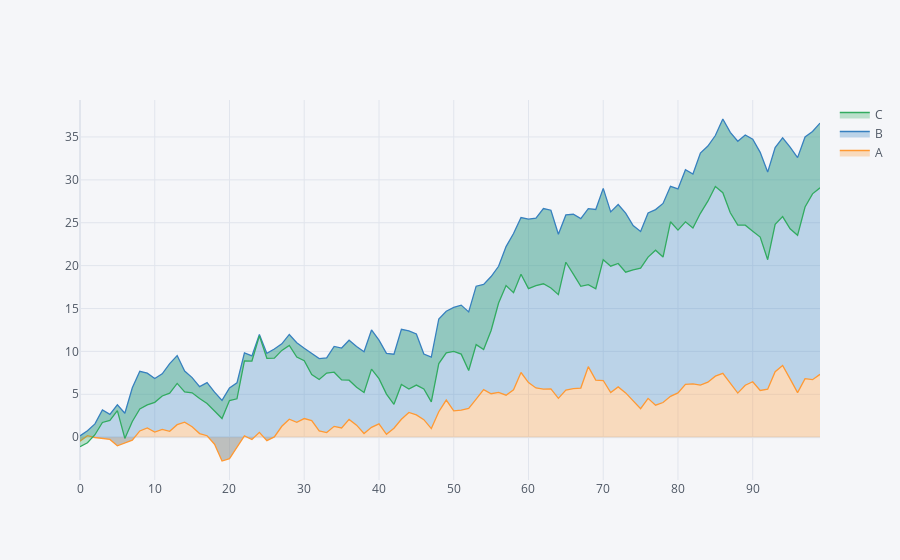

The cell this chart's notebook holds for it:
### Markdown cell above
### Area Plot

### Code cell
df.iplot(kind='area', fill=True)
